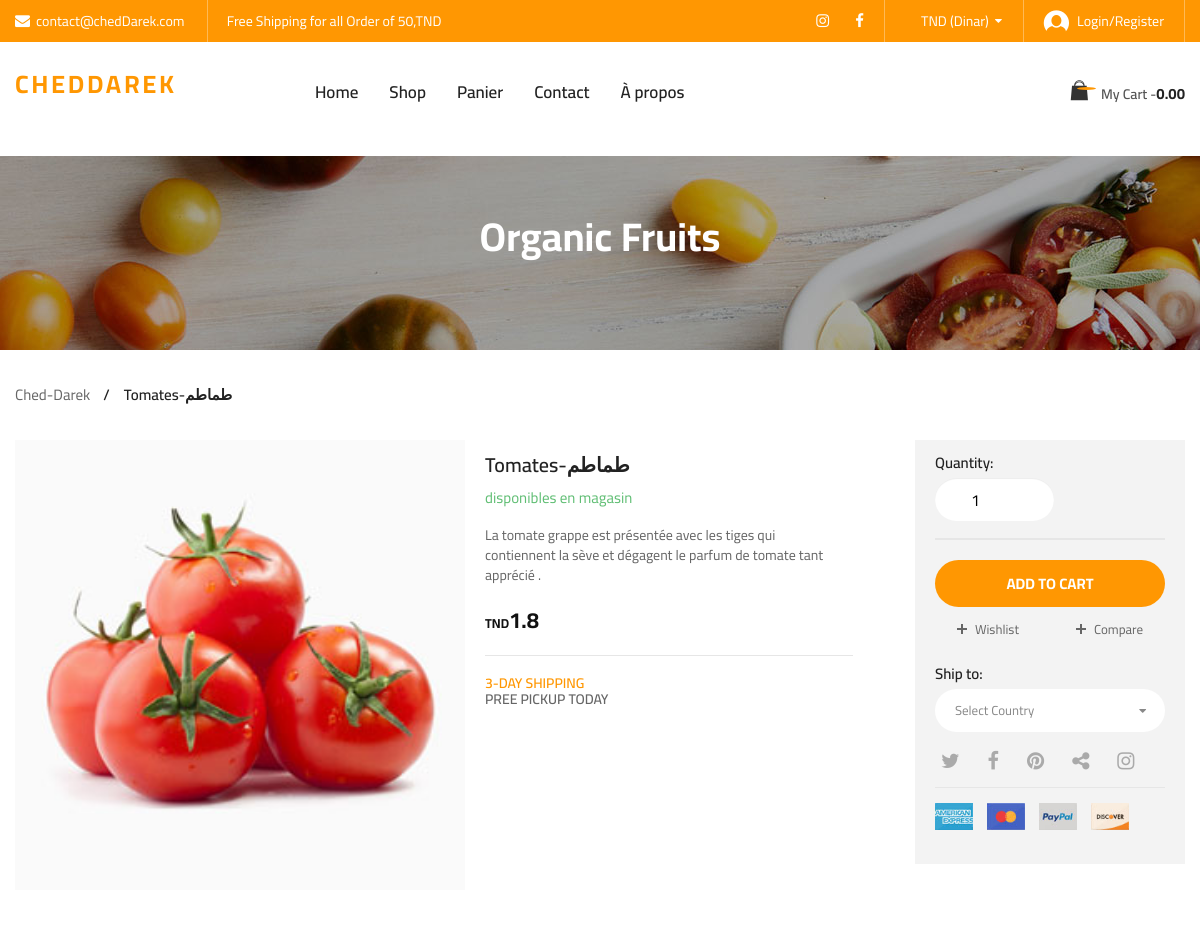
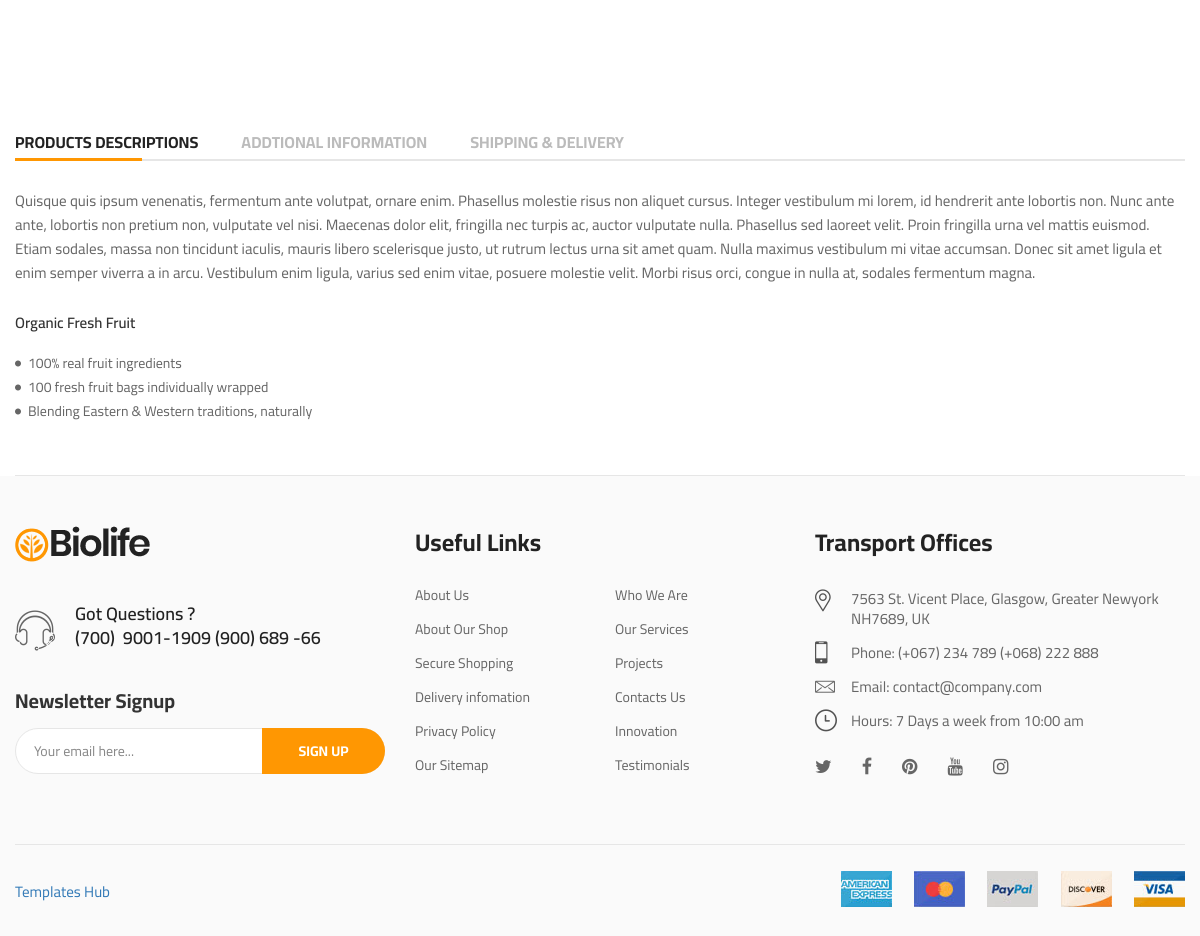
The app's page /single-product.php?id=1 with its own data (2 pictures, top to bottom).
### tables this page shows
CREATE TABLE `products` (
  `product_id` int(11) NOT NULL,
  `product_name` varchar(255) NOT NULL,
  `product_category_id` int(11) NOT NULL,
  `product_price` float NOT NULL,
  `base_price` float NOT NULL,
  `product_quantity` int(11) NOT NULL,
  `product_image` varchar(255) NOT NULL,
  `product_description` varchar(255) NOT NULL,
  `product_quality` varchar(50) NOT NULL,
  `product_availability` varchar(50) NOT NULL,
  `product_unit` varchar(50) NOT NULL
);

### config/function.php (called while the page is built, shortened)
<?php
function query($sql){
    global $connection;
    return mysqli_query($connection,$sql);
}
 function escape_string($string){
        global $connection;
        return mysqli_real_escape_string($connection,$string);
    }
function fetch_array($result){
return mysqli_fetch_array($result);
}
?>

### single-product.php (the view, shortened to what this page needs)
<?php require_once("templates/front/header.php");?>
<?php
$query = query("SELECT * FROM products WHERE product_id =" .escape_string($_GET['id'])." ");
    while ($row = fetch_array($query)):
?>
    <div class="hero-section hero-background">
        <h1 class="page-title">Organic Fruits</h1>
    </div>
    <div class="container">
        <nav class="biolife-nav">
            <ul>
                <li class="nav-item"><a href="index.php" class="permal-link">Ched-Darek</a></li>
                <li class="nav-item"><span class="current-page"><?php echo $row['product_name']; ?></span></li>
            </ul>
        </nav>
    </div>
    <div class="page-contain single-product">
        <div class="container">
            <div id="main-content" class="main-content">
                <div class="sumary-product single-layout">
                    <div class="media">
                        <ul class="biolife-carousel slider-for" data-slick='{"arrows":false,"dots":false,"slidesMargin":30,"slidesToShow":1,"slidesToScroll":1,"fade":true,"asNavFor":".slider-nav"}'>
                            <li><img src="assets/images/products/<?php echo $row['product_image']; ?>" alt="" width="500" height="500"></li>
                        </ul>
                    </div>
                    <div class="product-attribute">
                        <h3 class="title"><?php echo $row['product_name']; ?></h3>
                        <span class="sku" style="color: #60be74;">disponibles en magasin</span>
                        <p class="excerpt"><?php echo $row['product_description']; ?>.</p>
                        <div class="price">
                            <ins><span class="price-amount"><span class="currencySymbol" style="font-size: 13px;">TND</span><?php echo $row['product_price']; ?></span></ins>
                        </div>
                        <div class="shipping-info">
                            <p class="shipping-day">3-Day Shipping</p>
                            <p class="for-today">Pree Pickup Today</p>
                        </div>
                    </div>
                    <div class="action-form">
                        <div class="quantity-box">
                            <span class="title">Quantity:</span>
                            <div class="qty-input">
                                <input type="number" name="quantity" id="quantity<?php echo $row['product_id']; ?>" class="form-control" value="1"  data-min_value="1"/>
                            </div>
                        </div>
                        <div class="buttons">
                        <input type="button" name="add_to_cart" id="<?php echo $row['product_id']; ?>" style="width:100%;" class="btn add-to-cart-btn add_to_cart myBtn" value="Add to Cart" />
                            <p class="pull-row">
                                <a href="#" class="btn wishlist-btn">wishlist</a>
                                <a href="#" class="btn compare-btn">compare</a>
                            </p>
                        </div>
                        <div class="location-shipping-to">
                            <span class="title">Ship to:</span>
                        </div>
                        <div class="social-media">
                            <ul class="social-list">
                                <li><a href="#" class="social-link"><i class="fa fa-twitter" aria-hidden="true"></i></a></li>
                                <li><a href="#" class="social-link"><i class="fa fa-facebook" aria-hidden="true"></i></a></li>
                                <li><a href="#" class="social-link"><i class="fa fa-pinterest" aria-hidden="true"></i></a></li>
                                <li><a href="#" class="social-link"><i class="fa fa-share-alt" aria-hidden="true"></i></a></li>
                                <li><a href="#" class="social-link"><i class="fa fa-instagram" aria-hidden="true"></i></a></li>
                            </ul>
                        </div>
                        <div class="acepted-payment-methods">
                            <ul class="payment-methods">
                                <li><img src="assets/images/card1.jpg" alt="" width="51" height="36"></li>
                                <li><img src="assets/images/card2.jpg" alt="" width="51" height="36"></li>
                                <li><img src="assets/images/card3.jpg" alt="" width="51" height="36"></li>
                                <li><img src="assets/images/card4.jpg" alt="" width="51" height="36"></li>
                            </ul>
                        </div>
                    </div>
                </div>
                <div class="product-tabs single-layout biolife-tab-contain">
                    <div class="tab-head">
                        <ul class="tabs">
                            <li class="tab-element active"><a href="#tab_1st" class="tab-link">Products Descriptions</a></li>
                            <li class="tab-element" ><a href="#tab_2nd" class="tab-link">Addtional information</a></li>
                            <li class="tab-element" ><a href="#tab_3rd" class="tab-link">Shipping & Delivery</a></li>
                        </ul>
                    </div>
                    <div class="tab-content">
                        <div id="tab_1st" class="tab-contain desc-tab active">
                            <p class="desc">Quisque quis ipsum venenatis, fermentum ante volutpat, ornare enim. Phasellus molestie risus non aliquet cursus. Integer vestibulum mi lorem, id hendrerit ante lobortis non. Nunc ante ante, lobortis non pretium non, vulputate vel nisi. Maecenas dolor elit, fringilla nec turpis ac, auctor vulputate nulla. Phasellus sed laoreet velit.
                                Proin fringilla urna vel mattis euismod. Etiam sodales, massa non tincidunt iaculis, mauris libero scelerisque justo, ut rutrum lectus urna sit amet quam. Nulla maximus vestibulum mi vitae accumsan. Donec sit amet ligula et enim semper viverra a in arcu. Vestibulum enim ligula, varius sed enim vitae, posuere molestie velit. Morbi risus orci, congue in nulla at, sodales fermentum magna.</p>
                            <div class="desc-expand">
                                <span class="title">Organic Fresh Fruit</span>
                                <ul class="list">
                                    <li>100% real fruit ingredients</li>
                                    <li>100 fresh fruit bags individually wrapped</li>
                                    <li>Blending Eastern & Western traditions, naturally</li>
                                </ul>
                            </div>
                        </div>
                    </div>
                </div>
            </div>
        </div>
    </div>
	<?php endwhile; ?>
    <?php require_once("templates/front/footer.php");?>

### records on screen
products: product_name "Tomates-طماطم", product_image (picture), product_description "La tomate grappe est présentée avec les tiges qui contiennent la sève et dégagent le parfum de tomate tant apprécié", product_price "1.8", quantity "1"
